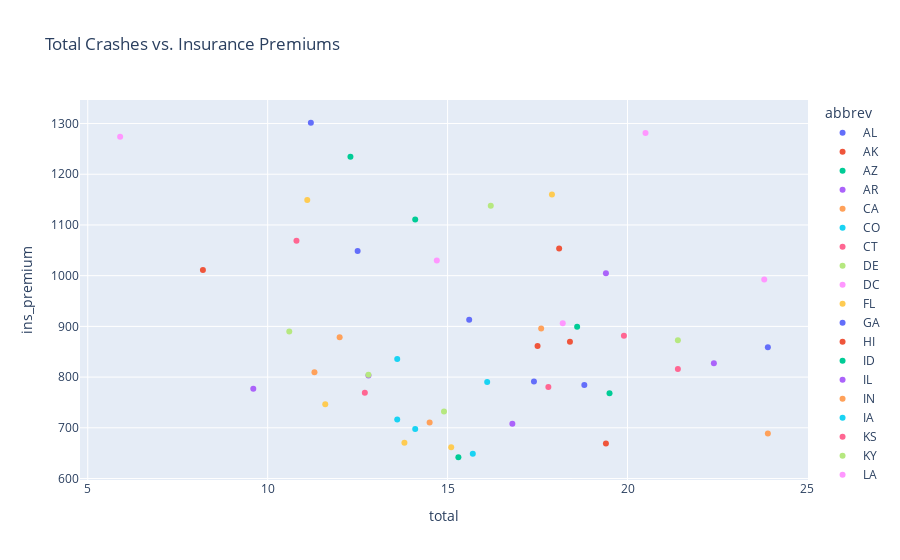

Source (notebook cell):
### Markdown cell above
**Interpretation:**

The heatmap would visualize the pairwise correlation coefficients between the numeric columns in the dataset. Darker colors (either towards the positive or negative end of the scale) would indicate stronger correlations, while lighter shades would indicate weaker or no correlation. This visualization can help in understanding how different numeric factors in the dataset relate to one another, potentially highlighting which factors are closely related or independent.

### Code cell
# plot 8: Scatter Plot of Total Crashes vs. Insurance Premium
fig8 = px.scatter(df, x='total', y='ins_premium', title='Total Crashes vs. Insurance Premiums', color='abbrev')
fig8.show()

### Figure 1 — Plotly figure (JSON) as saved in the notebook; plotly's stock layout.template omitted (floating-point values rounded to 4 significant figures)
{"data": [{"hovertemplate": "abbrev=AL<br>total=%{x}<br>ins_premium=%{y}<extra></extra>", "legendgroup": "AL", "marker": {"color": "#636efa", "symbol": "circle"}, "mode": "markers", "name": "AL", "orientation": "v", "showlegend": true, "type": "scatter", "x": [18.8], "xaxis": "x", "y": [784.5], "yaxis": "y"}, {"hovertemplate": "abbrev=AK<br>total=%{x}<br>ins_premium=%{y}<extra></extra>", "legendgroup": "AK", "marker": {"color": "#EF553B", "symbol": "circle"}, "mode": "markers", "name": "AK", "orientation": "v", "showlegend": true, "type": "scatter", "x": [18.1], "xaxis": "x", "y": [1053.0], "yaxis": "y"}, {"hovertemplate": "abbrev=AZ<br>total=%{x}<br>ins_premium=%{y}<extra></extra>", "legendgroup": "AZ", "marker": {"color": "#00cc96", "symbol": "circle"}, "mode": "markers", "name": "AZ", "orientation": "v", "showlegend": true, "type": "scatter", "x": [18.6], "xaxis": "x", "y": [899.5], "yaxis": "y"}, {"hovertemplate": "abbrev=AR<br>total=%{x}<br>ins_premium=%{y}<extra></extra>", "legendgroup": "AR", "marker": {"color": "#ab63fa", "symbol": "circle"}, "mode": "markers", "name": "AR", "orientation": "v", "showlegend": true, "type": "scatter", "x": [22.4], "xaxis": "x", "y": [827.3], "yaxis": "y"}, {"hovertemplate": "abbrev=CA<br>total=%{x}<br>ins_premium=%{y}<extra></extra>", "legendgroup": "CA", "marker": {"color": "#FFA15A", "symbol": "circle"}, "mode": "markers", "name": "CA", "orientation": "v", "showlegend": true, "type": "scatter", "x": [12], "xaxis": "x", "y": [878.4], "yaxis": "y"}, {"hovertemplate": "abbrev=CO<br>total=%{x}<br>ins_premium=%{y}<extra></extra>", "legendgroup": "CO", "marker": {"color": "#19d3f3", "symbol": "circle"}, "mode": "markers", "name": "CO", "orientation": "v", "showlegend": true, "type": "scatter", "x": [13.6], "xaxis": "x", "y": [835.5], "yaxis": "y"}, {"hovertemplate": "abbrev=CT<br>total=%{x}<br>ins_premium=%{y}<extra></extra>", "legendgroup": "CT", "marker": {"color": "#FF6692", "symbol": "circle"}, "mode": "markers", "name": "CT", "orientation": "v", "showlegend": true, "type": "scatter", "x": [10.8], "xaxis": "x", "y": [1069.0], "yaxis": "y"}, {"hovertemplate": "abbrev=DE<br>total=%{x}<br>ins_premium=%{y}<extra></extra>", "legendgroup": "DE", "marker": {"color": "#B6E880", "symbol": "circle"}, "mode": "markers", "name": "DE", "orientation": "v", "showlegend": true, "type": "scatter", "x": [16.2], "xaxis": "x", "y": [1138.0], "yaxis": "y"}, {"hovertemplate": "abbrev=DC<br>total=%{x}<br>ins_premium=%{y}<extra></extra>", "legendgroup": "DC", "marker": {"color": "#FF97FF", "symbol": "circle"}, "mode": "markers", "name": "DC", "orientation": "v", "showlegend": true, "type": "scatter", "x": [5.9], "xaxis": "x", "y": [1274.0], "yaxis": "y"}, {"hovertemplate": "abbrev=FL<br>total=%{x}<br>ins_premium=%{y}<extra></extra>", "legendgroup": "FL", "marker": {"color": "#FECB52", "symbol": "circle"}, "mode": "markers", "name": "FL", "orientation": "v", "showlegend": true, "type": "scatter", "x": [17.9], "xaxis": "x", "y": [1160.0], "yaxis": "y"}, {"hovertemplate": "abbrev=GA<br>total=%{x}<br>ins_premium=%{y}<extra></extra>", "legendgroup": "GA", "marker": {"color": "#636efa", "symbol": "circle"}, "mode": "markers", "name": "GA", "orientation": "v", "showlegend": true, "type": "scatter", "x": [15.6], "xaxis": "x", "y": [913.1], "yaxis": "y"}, {"hovertemplate": "abbrev=HI<br>total=%{x}<br>ins_premium=%{y}<extra></extra>", "legendgroup": "HI", "marker": {"color": "#EF553B", "symbol": "circle"}, "mode": "markers", "name": "HI", "orientation": "v", "showlegend": true, "type": "scatter", "x": [17.5], "xaxis": "x", "y": [861.2], "yaxis": "y"}, {"hovertemplate": "abbrev=ID<br>total=%{x}<br>ins_premium=%{y}<extra></extra>", "legendgroup": "ID", "marker": {"color": "#00cc96", "symbol": "circle"}, "mode": "markers", "name": "ID", "orientation": "v", "showlegend": true, "type": "scatter", "x": [15.3], "xaxis": "x", "y": [642.0], "yaxis": "y"}, {"hovertemplate": "abbrev=IL<br>total=%{x}<br>ins_premium=%{y}<extra></extra>", "legendgroup": "IL", "marker": {"color": "#ab63fa", "symbol": "circle"}, "mode": "markers", "name": "IL", "orientation": "v", "showlegend": true, "type": "scatter", "x": [12.8], "xaxis": "x", "y": [803.1], "yaxis": "y"}, {"hovertemplate": "abbrev=IN<br>total=%{x}<br>ins_premium=%{y}<extra></extra>", "legendgroup": "IN", "marker": {"color": "#FFA15A", "symbol": "circle"}, "mode": "markers", "name": "IN", "orientation": "v", "showlegend": true, "type": "scatter", "x": [14.5], "xaxis": "x", "y": [710.5], "yaxis": "y"}, {"hovertemplate": "abbrev=IA<br>total=%{x}<br>ins_premium=%{y}<extra></extra>", "legendgroup": "IA", "marker": {"color": "#19d3f3", "symbol": "circle"}, "mode": "markers", "name": "IA", "orientation": "v", "showlegend": true, "type": "scatter", "x": [15.7], "xaxis": "x", "y": [649.1], "yaxis": "y"}, {"hovertemplate": "abbrev=KS<br>total=%{x}<br>ins_premium=%{y}<extra></extra>", "legendgroup": "KS", "marker": {"color": "#FF6692", "symbol": "circle"}, "mode": "markers", "name": "KS", "orientation": "v", "showlegend": true, "type": "scatter", "x": [17.8], "xaxis": "x", "y": [780.5], "yaxis": "y"}, {"hovertemplate": "abbrev=KY<br>total=%{x}<br>ins_premium=%{y}<extra></extra>", "legendgroup": "KY", "marker": {"color": "#B6E880", "symbol": "circle"}, "mode": "markers", "name": "KY", "orientation": "v", "showlegend": true, "type": "scatter", "x": [21.4], "xaxis": "x", "y": [872.5], "yaxis": "y"}, {"hovertemplate": "abbrev=LA<br>total=%{x}<br>ins_premium=%{y}<extra></extra>", "legendgroup": "LA", "marker": {"color": "#FF97FF", "symbol": "circle"}, "mode": "markers", "name": "LA", "orientation": "v", "showlegend": true, "type": "scatter", "x": [20.5], "xaxis": "x", "y": [1282.0], "yaxis": "y"}, {"hovertemplate": "abbrev=ME<br>total=%{x}<br>ins_premium=%{y}<extra></extra>", "legendgroup": "ME", "marker": {"color": "#FECB52", "symbol": "circle"}, "mode": "markers", "name": "ME", "orientation": "v", "showlegend": true, "type": "scatter", "x": [15.1], "xaxis": "x", "y": [661.9], "yaxis": "y"}, {"hovertemplate": "abbrev=MD<br>total=%{x}<br>ins_premium=%{y}<extra></extra>", "legendgroup": "MD", "marker": {"color": "#636efa", "symbol": "circle"}, "mode": "markers", "name": "MD", "orientation": "v", "showlegend": true, "type": "scatter", "x": [12.5], "xaxis": "x", "y": [1049.0], "yaxis": "y"}, {"hovertemplate": "abbrev=MA<br>total=%{x}<br>ins_premium=%{y}<extra></extra>", "legendgroup": "MA", "marker": {"color": "#EF553B", "symbol": "circle"}, "mode": "markers", "name": "MA", "orientation": "v", "showlegend": true, "type": "scatter", "x": [8.2], "xaxis": "x", "y": [1011.0], "yaxis": "y"}, {"hovertemplate": "abbrev=MI<br>total=%{x}<br>ins_premium=%{y}<extra></extra>", "legendgroup": "MI", "marker": {"color": "#00cc96", "symbol": "circle"}, "mode": "markers", "name": "MI", "orientation": "v", "showlegend": true, "type": "scatter", "x": [14.1], "xaxis": "x", "y": [1111.0], "yaxis": "y"}, {"hovertemplate": "abbrev=MN<br>total=%{x}<br>ins_premium=%{y}<extra></extra>", "legendgroup": "MN", "marker": {"color": "#ab63fa", "symbol": "circle"}, "mode": "markers", "name": "MN", "orientation": "v", "showlegend": true, "type": "scatter", "x": [9.6], "xaxis": "x", "y": [777.2], "yaxis": "y"}, {"hovertemplate": "abbrev=MS<br>total=%{x}<br>ins_premium=%{y}<extra></extra>", "legendgroup": "MS", "marker": {"color": "#FFA15A", "symbol": "circle"}, "mode": "markers", "name": "MS", "orientation": "v", "showlegend": true, "type": "scatter", "x": [17.6], "xaxis": "x", "y": [896.1], "yaxis": "y"}, {"hovertemplate": "abbrev=MO<br>total=%{x}<br>ins_premium=%{y}<extra></extra>", "legendgroup": "MO", "marker": {"color": "#19d3f3", "symbol": "circle"}, "mode": "markers", "name": "MO", "orientation": "v", "showlegend": true, "type": "scatter", "x": [16.1], "xaxis": "x", "y": [790.3], "yaxis": "y"}, {"hovertemplate": "abbrev=MT<br>total=%{x}<br>ins_premium=%{y}<extra></extra>", "legendgroup": "MT", "marker": {"color": "#FF6692", "symbol": "circle"}, "mode": "markers", "name": "MT", "orientation": "v", "showlegend": true, "type": "scatter", "x": [21.4], "xaxis": "x", "y": [816.2], "yaxis": "y"}, {"hovertemplate": "abbrev=NE<br>total=%{x}<br>ins_premium=%{y}<extra></extra>", "legendgroup": "NE", "marker": {"color": "#B6E880", "symbol": "circle"}, "mode": "markers", "name": "NE", "orientation": "v", "showlegend": true, "type": "scatter", "x": [14.9], "xaxis": "x", "y": [732.3], "yaxis": "y"}, {"hovertemplate": "abbrev=NV<br>total=%{x}<br>ins_premium=%{y}<extra></extra>", "legendgroup": "NV", "marker": {"color": "#FF97FF", "symbol": "circle"}, "mode": "markers", "name": "NV", "orientation": "v", "showlegend": true, "type": "scatter", "x": [14.7], "xaxis": "x", "y": [1030.0], "yaxis": "y"}, {"hovertemplate": "abbrev=NH<br>total=%{x}<br>ins_premium=%{y}<extra></extra>", "legendgroup": "NH", "marker": {"color": "#FECB52", "symbol": "circle"}, "mode": "markers", "name": "NH", "orientation": "v", "showlegend": true, "type": "scatter", "x": [11.6], "xaxis": "x", "y": [746.5], "yaxis": "y"}, {"hovertemplate": "abbrev=NJ<br>total=%{x}<br>ins_premium=%{y}<extra></extra>", "legendgroup": "NJ", "marker": {"color": "#636efa", "symbol": "circle"}, "mode": "markers", "name": "NJ", "orientation": "v", "showlegend": true, "type": "scatter", "x": [11.2], "xaxis": "x", "y": [1302.0], "yaxis": "y"}, {"hovertemplate": "abbrev=NM<br>total=%{x}<br>ins_premium=%{y}<extra></extra>", "legendgroup": "NM", "marker": {"color": "#EF553B", "symbol": "circle"}, "mode": "markers", "name": "NM", "orientation": "v", "showlegend": true, "type": "scatter", "x": [18.4], "xaxis": "x", "y": [869.9], "yaxis": "y"}, {"hovertemplate": "abbrev=NY<br>total=%{x}<br>ins_premium=%{y}<extra></extra>", "legendgroup": "NY", "marker": {"color": "#00cc96", "symbol": "circle"}, "mode": "markers", "name": "NY", "orientation": "v", "showlegend": true, "type": "scatter", "x": [12.3], "xaxis": "x", "y": [1234.0], "yaxis": "y"}, {"hovertemplate": "abbrev=NC<br>total=%{x}<br>ins_premium=%{y}<extra></extra>", "legendgroup": "NC", "marker": {"color": "#ab63fa", "symbol": "circle"}, "mode": "markers", "name": "NC", "orientation": "v", "showlegend": true, "type": "scatter", "x": [16.8], "xaxis": "x", "y": [708.2], "yaxis": "y"}, {"hovertemplate": "abbrev=ND<br>total=%{x}<br>ins_premium=%{y}<extra></extra>", "legendgroup": "ND", "marker": {"color": "#FFA15A", "symbol": "circle"}, "mode": "markers", "name": "ND", "orientation": "v", "showlegend": true, "type": "scatter", "x": [23.9], "xaxis": "x", "y": [688.8], "yaxis": "y"}, {"hovertemplate": "abbrev=OH<br>total=%{x}<br>ins_premium=%{y}<extra></extra>", "legendgroup": "OH", "marker": {"color": "#19d3f3", "symbol": "circle"}, "mode": "markers", "name": "OH", "orientation": "v", "showlegend": true, "type": "scatter", "x": [14.1], "xaxis": "x", "y": [697.7], "yaxis": "y"}, {"hovertemplate": "abbrev=OK<br>total=%{x}<br>ins_premium=%{y}<extra></extra>", "legendgroup": "OK", "marker": {"color": "#FF6692", "symbol": "circle"}, "mode": "markers", "name": "OK", "orientation": "v", "showlegend": true, "type": "scatter", "x": [19.9], "xaxis": "x", "y": [881.5], "yaxis": "y"}, {"hovertemplate": "abbrev=OR<br>total=%{x}<br>ins_premium=%{y}<extra></extra>", "legendgroup": "OR", "marker": {"color": "#B6E880", "symbol": "circle"}, "mode": "markers", "name": "OR", "orientation": "v", "showlegend": true, "type": "scatter", "x": [12.8], "xaxis": "x", "y": [804.7], "yaxis": "y"}, {"hovertemplate": "abbrev=PA<br>total=%{x}<br>ins_premium=%{y}<extra></extra>", "legendgroup": "PA", "marker": {"color": "#FF97FF", "symbol": "circle"}, "mode": "markers", "name": "PA", "orientation": "v", "showlegend": true, "type": "scatter", "x": [18.2], "xaxis": "x", "y": [906.0], "yaxis": "y"}, {"hovertemplate": "abbrev=RI<br>total=%{x}<br>ins_premium=%{y}<extra></extra>", "legendgroup": "RI", "marker": {"color": "#FECB52", "symbol": "circle"}, "mode": "markers", "name": "RI", "orientation": "v", "showlegend": true, "type": "scatter", "x": [11.1], "xaxis": "x", "y": [1149.0], "yaxis": "y"}, {"hovertemplate": "abbrev=SC<br>total=%{x}<br>ins_premium=%{y}<extra></extra>", "legendgroup": "SC", "marker": {"color": "#636efa", "symbol": "circle"}, "mode": "markers", "name": "SC", "orientation": "v", "showlegend": true, "type": "scatter", "x": [23.9], "xaxis": "x", "y": [859.0], "yaxis": "y"}, {"hovertemplate": "abbrev=SD<br>total=%{x}<br>ins_premium=%{y}<extra></extra>", "legendgroup": "SD", "marker": {"color": "#EF553B", "symbol": "circle"}, "mode": "markers", "name": "SD", "orientation": "v", "showlegend": true, "type": "scatter", "x": [19.4], "xaxis": "x", "y": [669.3], "yaxis": "y"}, {"hovertemplate": "abbrev=TN<br>total=%{x}<br>ins_premium=%{y}<extra></extra>", "legendgroup": "TN", "marker": {"color": "#00cc96", "symbol": "circle"}, "mode": "markers", "name": "TN", "orientation": "v", "showlegend": true, "type": "scatter", "x": [19.5], "xaxis": "x", "y": [767.9], "yaxis": "y"}, {"hovertemplate": "abbrev=TX<br>total=%{x}<br>ins_premium=%{y}<extra></extra>", "legendgroup": "TX", "marker": {"color": "#ab63fa", "symbol": "circle"}, "mode": "markers", "name": "TX", "orientation": "v", "showlegend": true, "type": "scatter", "x": [19.4], "xaxis": "x", "y": [1005.0], "yaxis": "y"}, {"hovertemplate": "abbrev=UT<br>total=%{x}<br>ins_premium=%{y}<extra></extra>", "legendgroup": "UT", "marker": {"color": "#FFA15A", "symbol": "circle"}, "mode": "markers", "name": "UT", "orientation": "v", "showlegend": true, "type": "scatter", "x": [11.3], "xaxis": "x", "y": [809.4], "yaxis": "y"}, {"hovertemplate": "abbrev=VT<br>total=%{x}<br>ins_premium=%{y}<extra></extra>", "legendgroup": "VT", "marker": {"color": "#19d3f3", "symbol": "circle"}, "mode": "markers", "name": "VT", "orientation": "v", "showlegend": true, "type": "scatter", "x": [13.6], "xaxis": "x", "y": [716.2], "yaxis": "y"}, {"hovertemplate": "abbrev=VA<br>total=%{x}<br>ins_premium=%{y}<extra></extra>", "legendgroup": "VA", "marker": {"color": "#FF6692", "symbol": "circle"}, "mode": "markers", "name": "VA", "orientation": "v", "showlegend": true, "type": "scatter", "x": [12.7], "xaxis": "x", "y": [769.0], "yaxis": "y"}, {"hovertemplate": "abbrev=WA<br>total=%{x}<br>ins_premium=%{y}<extra></extra>", "legendgroup": "WA", "marker": {"color": "#B6E880", "symbol": "circle"}, "mode": "markers", "name": "WA", "orientation": "v", "showlegend": true, "type": "scatter", "x": [10.6], "xaxis": "x", "y": [890.0], "yaxis": "y"}, {"hovertemplate": "abbrev=WV<br>total=%{x}<br>ins_premium=%{y}<extra></extra>", "legendgroup": "WV", "marker": {"color": "#FF97FF", "symbol": "circle"}, "mode": "markers", "name": "WV", "orientation": "v", "showlegend": true, "type": "scatter", "x": [23.8], "xaxis": "x", "y": [992.6], "yaxis": "y"}, {"hovertemplate": "abbrev=WI<br>total=%{x}<br>ins_premium=%{y}<extra></extra>", "legendgroup": "WI", "marker": {"color": "#FECB52", "symbol": "circle"}, "mode": "markers", "name": "WI", "orientation": "v", "showlegend": true, "type": "scatter", "x": [13.8], "xaxis": "x", "y": [670.3], "yaxis": "y"}, {"hovertemplate": "abbrev=WY<br>total=%{x}<br>ins_premium=%{y}<extra></extra>", "legendgroup": "WY", "marker": {"color": "#636efa", "symbol": "circle"}, "mode": "markers", "name": "WY", "orientation": "v", "showlegend": true, "type": "scatter", "x": [17.4], "xaxis": "x", "y": [791.1], "yaxis": "y"}], "layout": {"legend": {"title": {"text": "abbrev"}, "tracegroupgap": 0}, "title": {"text": "Total Crashes vs. Insurance Premiums"}, "xaxis": {"anchor": "y", "domain": [0, 1], "title": {"text": "total"}}, "yaxis": {"anchor": "x", "domain": [0, 1], "title": {"text": "ins_premium"}}}}
